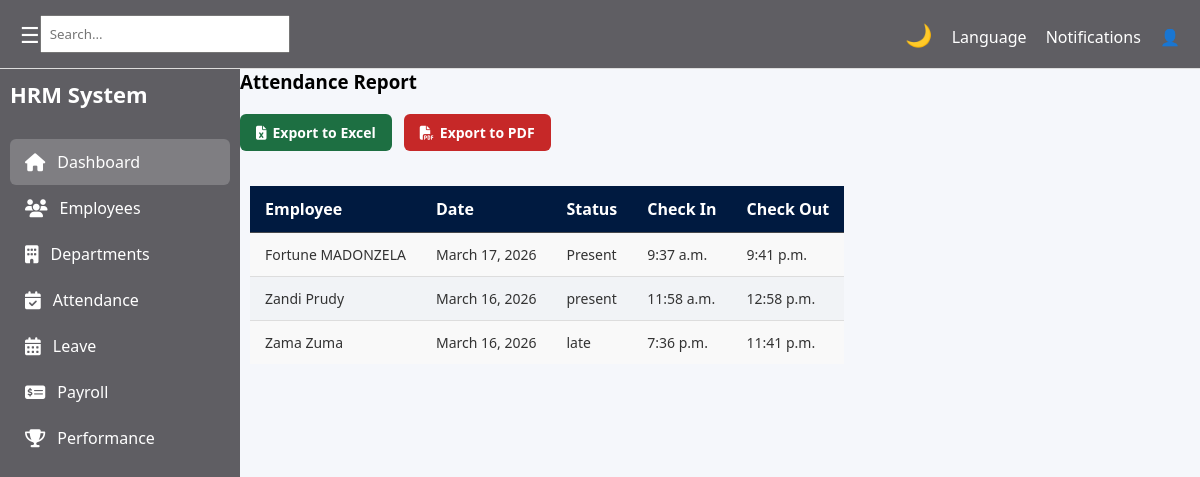
Before: /hr/attendance/report/ with the older database file.
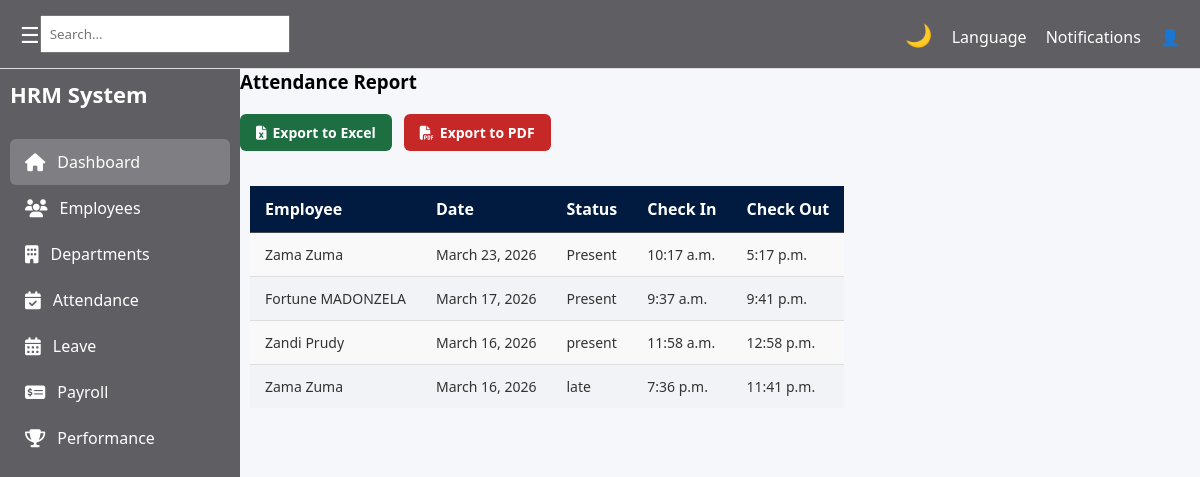
After: the same page with the newer database file.
### hr/models.py (models this page shows, shortened)
class Attendance(models.Model):
    employee = models.ForeignKey('employee.Employee', on_delete=models.CASCADE)
    date = models.DateField()
    status = models.CharField(max_length=20)

class Employee(models.Model):
    user = models.OneToOneField(User, on_delete=models.CASCADE)
    department = models.ForeignKey(Department, on_delete=models.CASCADE)
    first_name = models.CharField(max_length=50)
    last_name = models.CharField(max_length=50)
    email = models.EmailField(unique=True)
    role = models.ForeignKey(Role, on_delete=models.CASCADE)
    date_joined = models.DateField(auto_now_add=True)
    profile_picture = models.ImageField(upload_to='employee_profiles/', blank=True, null=True) #media/employee_profiles/
    contract_copy = models.FileField(upload_to='employee_contracts/', blank=True, null=True) #media/employee_contracts/

### hr/views.py (the view)
# urls.py: path('attendance/report/', views.attendance_report, name='attendance_report'),
def attendance_report(request):
    attendances = Attendance.objects.select_related('employee').all().order_by('-date')
    return render(request, 'hr/pages/attendance_report.html', {
        'attendances': attendances
    })

### hr/templates/hr/pages/attendance_report.html (shortened to what this page needs)
{% extends 'hr/base/base.html' %}
{% block content %}
<h3>Attendance Report</h3>
<div class="export-buttons">
    <a href="{% url 'export_attendance_excel' %}" class="btn-export-excel">
        <i class="fas fa-file-excel"></i> Export to Excel
    </a>
    <a href="{% url 'export_attendance_pdf' %}" class="btn-export-pdf">
        <i class="fas fa-file-pdf"></i> Export to PDF
    </a>
</div>
<table class="attendance-table">
    <thead>
        <tr>
            <th>Employee</th>
            <th>Date</th>
            <th>Status</th>
            <th>Check In</th>
            <th>Check Out</th>
        </tr>
    </thead>
    <tbody>
        {% for attendance in attendances %}
        <tr>
            <td>{{ attendance.employee.first_name }} {{ attendance.employee.last_name }}</td>
            <td>{{ attendance.date }}</td>
            <td>{{ attendance.status }}</td>
            <td>{{ attendance.check_in_time|default:"--:--" }}</td>
            <td>{{ attendance.check_out_time|default:"--:--" }}</td>
        </tr>
        {% endfor %}
    </tbody>
</table>
{% endblock %}

Changed rows visible on the page:
added Attendance: employee.first_name "Zama", employee.last_name "Zuma", date "March 23, 2026", status "Present", check_in_time "10:17 a.m.", check_out_time "5:17 p.m."
